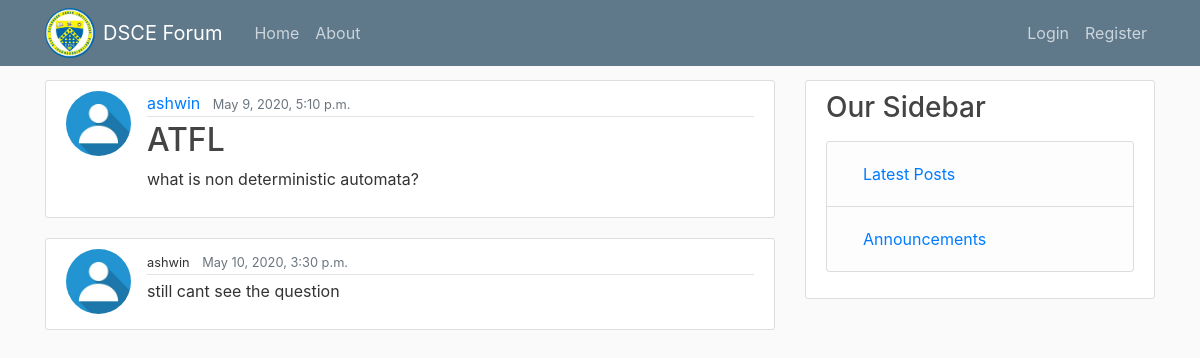
The page /question/8/ on the database as committed earlier.
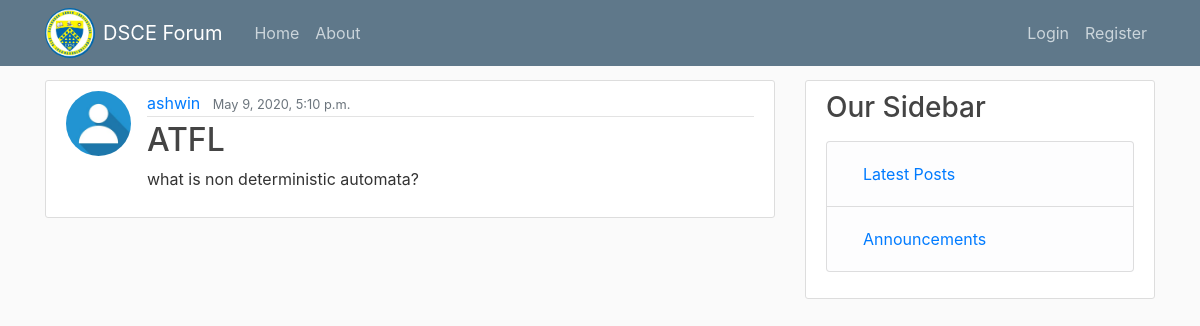
The same page on the database as committed later.
### student_home/models.py (models this page shows, shortened)
class Answer(models.Model):
    poster = models.ForeignKey(User, on_delete=models.CASCADE)
    answer_text = models.TextField()
    date_posted = models.DateTimeField(default=timezone.now)
    a_question = models.OneToOneField(Question, on_delete=models.CASCADE )
    class Meta:
        permissions = [
            ("can_answer", "Can answer questions"),
        ]

### users/models.py (models this page shows, shortened)
class Profile(models.Model):
    user = models.OneToOneField(User, on_delete=models.CASCADE)
    image = models.ImageField(default='default.jpg',upload_to='profile_pics')

### student_home/views.py (the view)
# urls.py: path('question/<int:id>/', PostDetailView,name='question-detail'),
def PostDetailView(request,id):
    sc = Answer.objects.filter(a_question = id)
    if sc.count() > 0:
        context = {
        'questions':Question.objects.get(id= id),
        'answers':Answer.objects.get(a_question = id)
        }
    else:
        context = {
        'questions':Question.objects.get(id= id),
        }
    return render(request, 'student_home/question_detail.html',context)

### student_home/templates/student_home/question_detail.html (shortened to what this page needs)
{% extends "student_home/base.html" %}
{% block content %}
        <article class="media content-section">
          <img class="rounded-circle article-img" src="{{ questions.poster.profile.image.url }}">
          <div class="media-body">
            <div class="article-metadata">
              <a class="mr-2" href="{% url 'student-questions' questions.poster.username %}">{{ questions.poster}}</a>
              <small class="text-muted">{{ questions.date_posted }}</small>
            </div>
            <h2 class="article-title">{{ questions.subject }}</h2>
            <p class="article-content">{{ questions.question_text }}</p>
          </div>
        </article>
        {% if answers %}
          <article class="media content-section mt-10">
          <img class="rounded-circle article-img" src="{{ answers.poster.profile.image.url }}">
          <div class="media-body">
            <div class="article-metadata">
              <small class="mr-2" >{{ answers.poster }}</small>
              <small class="text-muted">{{ answers.date_posted }}</small>
            </div>
            <div>
            <p class="article-content">{{ answers.answer_text }}</p>
          </div>
          </article>
          {% endif %}
{% endblock content %}

Rows that differ between the two databases and show on the page:
removed Answer: poster.profile.image (placeholder picture), poster "ashwin", date_posted "May 10, 2020, 3:30 p.m.", answer_text "still cant see the question"
